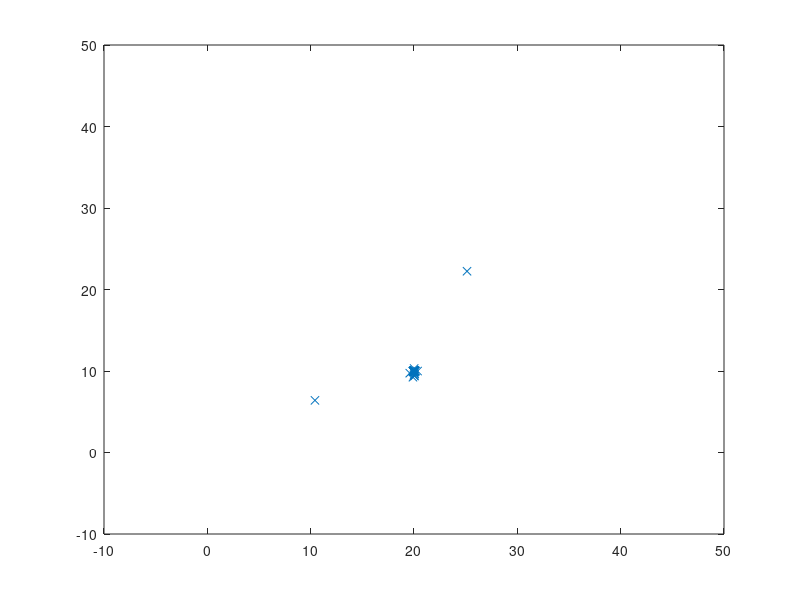

Reproduce this figure in MATLAB.
%Particle Swarm Optimization

%Initialization
clc;
clear;
close all;
iteration = 30;
inertia = 1.0;
correction_factor = 2.0;
swarms = 50;

%Initial swarm position
swarm = zeros(50,7);
step = 1;
for i= 1 : 50
    swarm(step, 1:7) = i;
    step=step+1;
end

swarm(:, 7) = 1000   %Greater than maximum possible value
swarm(:, 6)=0        %initial velocity
swarm(:, 5)=0        %initial velocity

%Iterations
for iter = 1 : iteration
    
    %Position of Swarms
    for i = 1: swarms
        swarm(i, 1) = swarm(i, 1) + swarm(i, 5)/1.2  %update u poition
        swarm(i, 2) = swarm(i, 2) + swarm(i, 6)/1.2  %update v position
        u=swarm(i, 1)
        v=swarm(i, 2)
        
        value = (u - 20)^2 + (v - 10)^2     %Objective function
        
        if value <swarm(i,7)        %Always true
            swarm(i,3)=swarm(i,1)   %Update best position of u
            swarm(i,4)=swarm(i,2)   %Update best position of u
            swarm(i,7)=value;       %Best updated minimum value
        end
    end
    
    [temp,gbest] = min(swarm(:,7));  %gbest position
    
    %Updating velocity of swarms
    for i = 1 :swarms
        swarm(i, 5) = rand*inertia*swarm(i, 5)+ correction_factor*rand*(swarm(i,3)...
            -swarm(i,1)) + correction_factor*rand*(swarm(gbest, 3)- swarm(i,1))     %u velocity parameters
        swarm(i, 6) = rand*inertia*swarm(i, 6)+ correction_factor*rand*(swarm(i,4)...
            -swarm(i,2)) + correction_factor*rand*(swarm(gbest, 4)- swarm(i,2))     %v velocity parameters
    end
    
    %Plotting
    clf;
    plot(swarm(: , 1), swarm(:, 2), 'x')       %drawing swarms
    axis([-10,50,-10,50])
    pause(.1)
end

        
    
